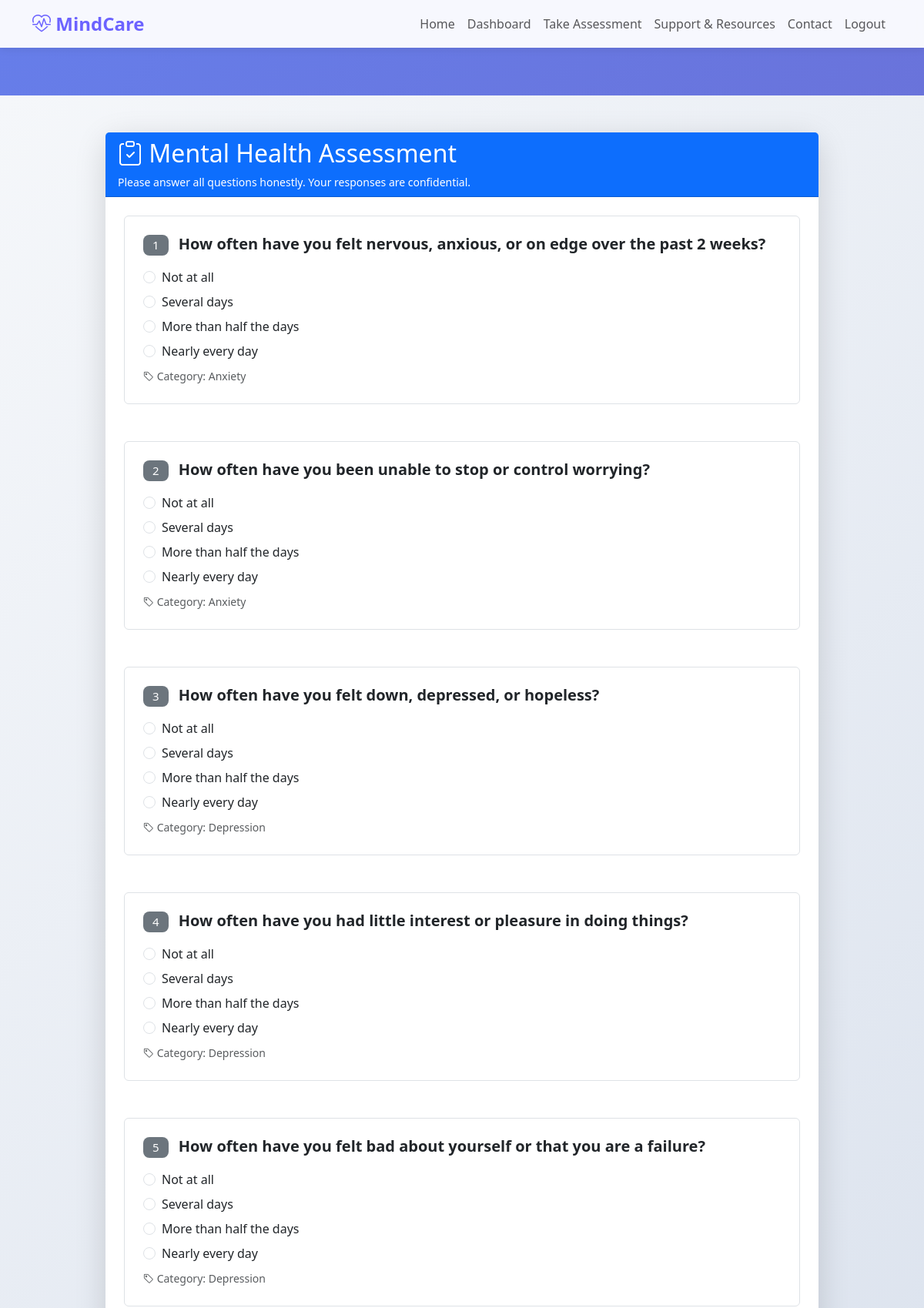
/quiz/ (signed in, upper part), run on the app's committed database.
### assessments/models.py (models this page shows, shortened)
class Question(models.Model):
    CATEGORY_CHOICES = [
        ('anxiety', 'Anxiety'),
        ('depression', 'Depression'),
        ('stress', 'Stress'),
        ('general', 'General Well-being'),
    ]
    text = models.TextField()
    category = models.CharField(max_length=20, choices=CATEGORY_CHOICES, default='general')
    created_at = models.DateTimeField(auto_now_add=True)
    class Meta:
        ordering = ['category', 'id']

class QuestionOption(models.Model):
    question = models.ForeignKey(Question, related_name='options', on_delete=models.CASCADE)
    text = models.CharField(max_length=200)
    weight = models.IntegerField(help_text="Score weight (0-4, where 0 is best and 4 is worst)")
    class Meta:
        ordering = ['weight']

### assessments/views.py (the view, shortened to what this page needs)
# urls.py: path('quiz/', views.quiz_view, name='quiz'),
@login_required
@csrf_protect
def quiz_view(request):
    questions = Question.objects.prefetch_related('options').all()
    context = {
        'questions': questions,
    }
    return render(request, 'assessments/quiz.html', context)

### assessments/templates/assessments/quiz.html (shortened to what this page needs)
{% extends 'assessments/base.html' %}
{% block content %}
<div class="quiz-container py-5 mt-5">
    <div class="container">
        <div class="row justify-content-center">
            <div class="col-lg-10">
                <div class="card shadow-lg">
                    <div class="card-header bg-primary text-white">
                        <h2 class="mb-0"><i class="bi bi-clipboard-check"></i> Mental Health Assessment</h2>
                        <p class="mb-0 mt-2 small">Please answer all questions honestly. Your responses are confidential.</p>
                    </div>
                    <div class="card-body p-4">
                        <form method="post" id="quizForm">
                            {% for question in questions %}
                            <div class="question-block mb-5 p-4 border rounded">
                                <h5 class="fw-bold mb-3">
                                    <span class="badge bg-secondary me-2">{{ forloop.counter }}</span>
                                    {{ question.text }}
                                </h5>
                                <div class="question-options">
                                    {% for option in question.options.all %}
                                    <div class="form-check mb-2">
                                        <input class="form-check-input" type="radio"
                                               name="question_{{ question.id }}"
                                               id="option_{{ option.id }}"
                                               value="{{ option.id }}" required>
                                        <label class="form-check-label" for="option_{{ option.id }}">
                                            {{ option.text }}
                                        </label>
                                    </div>
                                    {% endfor %}
                                </div>
                                {% if question.category != 'general' %}
                                <small class="text-muted">
                                    <i class="bi bi-tag"></i> Category: {{ question.get_category_display }}
                                </small>
                                {% endif %}
                            </div>
                            {% endfor %}
                        </form>
                    </div>
                </div>
            </div>
        </div>
    </div>
</div>
{% endblock %}

### static/css/style.css (style rules this page uses)
:root { --primary-color: #6c63ff; --secondary-color: #ff6b9d; --success-color: #10b981; --info-color: #3b82f6; --warning-color: #f59e0b; --danger-color: #ef4444; --gradient-start: #667eea; --gradient-end: #764ba2; }
body { font-family: 'Segoe UI', Tahoma, Geneva, Verdana, sans-serif; background: linear-gradient(135deg, #667eea 0%, #764ba2 100%); min-height: 100vh; padding-top: 76px; }
.quiz-container { background: linear-gradient(135deg, #f5f7fa 0%, #c3cfe2 100%); min-height: calc(100vh - 76px); }
.question-block { background: white; transition: all 0.3s ease; }
.card { border: none; border-radius: 15px; transition: transform 0.3s ease, box-shadow 0.3s ease; }
.shadow-lg { box-shadow: 0 10px 40px rgba(0, 0, 0, 0.15) !important; }
.badge { padding: 6px 12px; border-radius: 8px; font-weight: 500; }

### data on the page
Question: text "How often have you felt nervous, anxious, or on edge over the past 2 weeks?", category "Anxiety"
QuestionOption: text "Not at all"
QuestionOption: text "Several days"
QuestionOption: text "More than half the days"
QuestionOption: text "Nearly every day"
Question: text "How often have you been unable to stop or control worrying?", category "Anxiety"
QuestionOption: text "Not at all"
QuestionOption: text "Several days"
QuestionOption: text "More than half the days"
QuestionOption: text "Nearly every day"
Question: text "How often have you felt down, depressed, or hopeless?", category "Depression"
QuestionOption: text "Not at all"
QuestionOption: text "Several days"
QuestionOption: text "More than half the days"
QuestionOption: text "Nearly every day"
Question: text "How often have you had little interest or pleasure in doing things?", category "Depression"
QuestionOption: text "Not at all"
QuestionOption: text "Several days"
QuestionOption: text "More than half the days"
QuestionOption: text "Nearly every day"
Question: text "How often have you felt bad about yourself or that you are a failure?", category "Depression"
QuestionOption: text "Not at all"
QuestionOption: text "Several days"
QuestionOption: text "More than half the days"
QuestionOption: text "Nearly every day"
